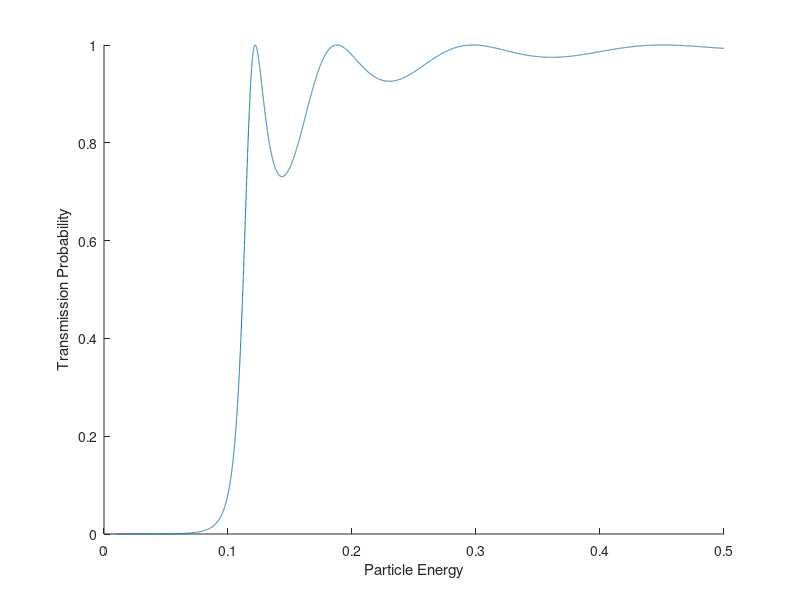

The MATLAB source for this figure:
clear
%Situation Setup ----------------------------------------------------------
%A Single Particle introduced in the positive direction to a single step
%barrier of height V and width L, the units have been arbitraily applied to
%test
%Constants ----------------------------------------------------------------
hBar = 1;
N = 15000; %Energy steps
M = 3; %Number of differnt lengths for the barrier to be tested at
barrierMin = 5; %Minimum length for the barrier
barrierMax = 15; %Maximum length for the barrier
%Barrier Properties -------------------------------------------------------
V = 0.1; %Barrier Height eV
%L = linspace(barrierMin,barrierMax,M);
L = 15;
%Particle Properties ------------------------------------------------------
E = linspace(0.01,0.5, N); %Incident particle energies eV
m = 1; %Mass taken as 1 for simplicity

%Calculation --------------------------------------------------------------

figure;
hold on
AP1 = 1;
AN3 = 0;
T = zeros(1,length(E));
for r = 1:length(L)
    for n = 1:length(E)
        k1 = sqrt(2*m*E(n))/hBar;
        k2 = sqrt(2*m*(E(n) - V))/hBar;
        k3 = k1;
        %Define Diffraction and Propogation Matrices
        D2 = 0.5 * [(1+k2/k1) (1-k2/k1); (1-k2/k1) (1+k2/k1)];
        P2 = [exp(-1i*k2*L(r)) 0; 0 exp(1i*k2*L(r))];
        D3 = 0.5 * [(1+k3/k2) (1-k3/k2); (1-k3/k2) (1+k3/k2)];

        Q = D2 * P2 * D3; %Transfer Matrix

        AP3 = 1/Q(1,1); 
        AP1 = Q(2,1)*AP3;

        T(n) = abs(AP3)^2; %Transmission probability
    end
    plot(E, T)
    ylabel('Transmission Probability')
    xlabel('Particle Energy')
    
end 

